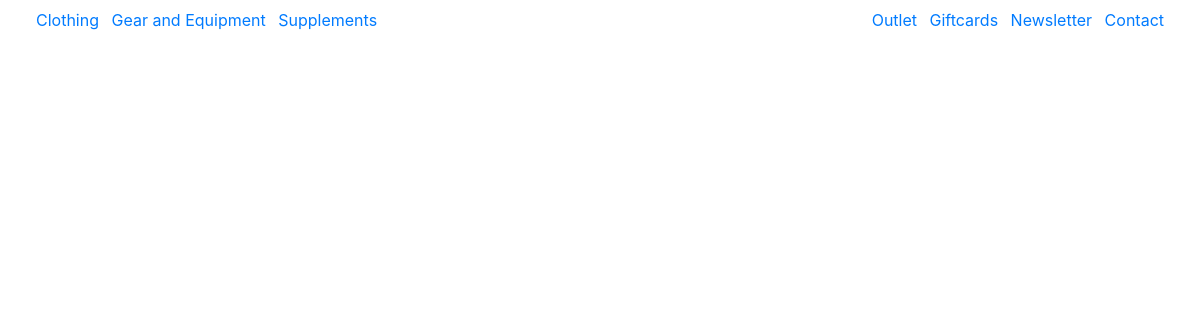
Page /products/?category=1 on the earlier database version.
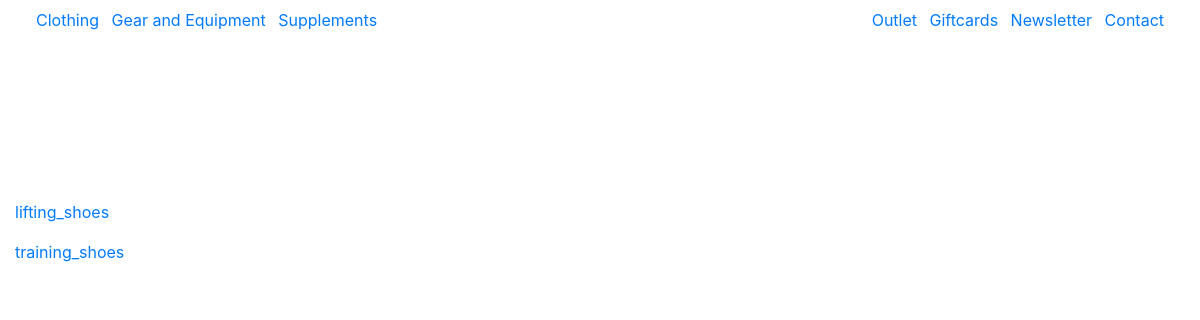
Same page on the later database version.
### products/models.py (models this page shows, shortened)
class Category(models.Model):
    class Meta:
        verbose_name_plural = 'Categories'
    name = models.CharField(max_length=254)
    friendly_name = models.CharField(max_length=254, null=True, blank=True)
    domain = models.ForeignKey('Domain', null=True, blank=True,
                               on_delete=models.SET_NULL)
    parent = models.ForeignKey('self',
                               null=True,
                               blank=True,
                               on_delete=models.SET_NULL)
    is_parent = models.BooleanField(default=False)

### products/views.py (the view)
# urls.py: path('', views.ProductView.as_view(), name='products'),
class ProductView(View):
    def get(self, request, *args, **kwargs):
        categories = Category.objects.all()
        products = None
        parent = None
        category_nav = None
        if 'category' in request.GET:
            category_pk = int(request.GET['category'])
            category = Category.objects.filter(pk=category_pk)
            if category_pk <= 3:
                categories = Category.objects.filter(parent=category_pk)
                products = Product.objects.filter(
                            domain=category_pk).order_by('-price')
                category_nav = [category]
            else:
                products = Product.objects.filter(category=category[0]).order_by('-price')
                print(category)
                parent = Category.objects.filter(pk=category[0].parent.pk)
                categories = Category.objects.filter(parent=category[0].parent)
                category_nav = [parent, category]
        if 'q' in request.GET:
            q = request.GET['q']
        return render(request, 'products/products.html',
                      {
                        'products': products,
                        'categories': categories,
                        'category_nav': category_nav,
                        'parent': parent,
                        })

### products/templates/products/products.html (shortened to what this page needs)
{% extends "base.html" %}
{% load static %}
{% block content %}
    <div class="container-fluid mt-custom-200">
        <div class="row">
            <div class="col-12 col-md-2">
                {% if categories.count > 0 %}
                    {% for category in categories %}
                        <p>
                            <a href="{% url 'products' %}?category={{ category.pk }}">{{ category.name }}</a>
                        </p>
                    {% endfor %}
                {% endif %}
            </div>
        </div>
    </div>
{% endblock %}

Differences in the rows shown:
now on this page (row edited): Category: name "lifting_shoes"
now on this page (row edited): Category: name "training_shoes"
